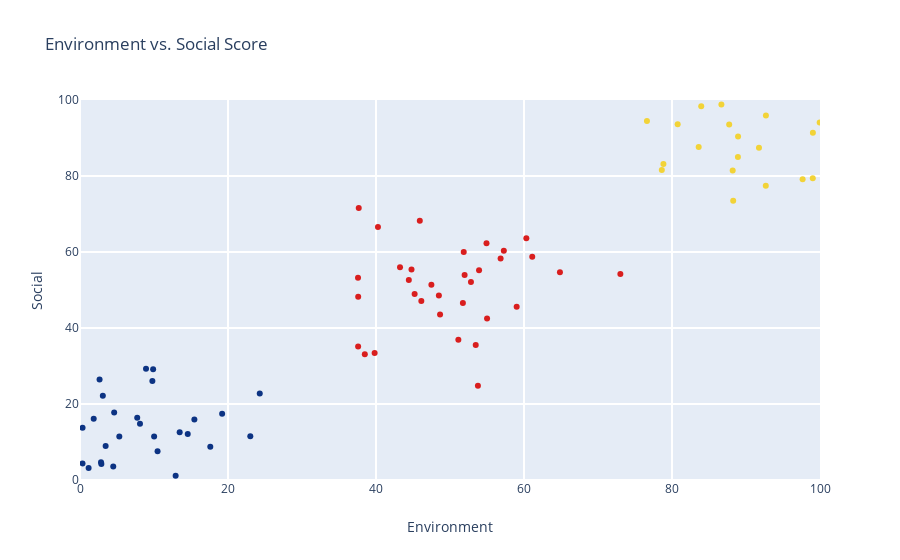

This figure's notebook cell:
### Markdown cell above
### K-Means Clustering with Interactive Visualization: 

Here - we demonstrate the findings of the K-means unsupervised learning method. The algorithm successfully identified 3 groups, which represent the ESG "Underperformers", "Average Performars" and "Over Performers". The findings of this algorithm are data dependent, so it has yet to be determined if the same results will arise on the real data set. 

The insights of unsupervised learning allow users to find mathematical structure in the data. By looking at this, a company would be able to see a more robust representation of their ESG performance against their peers. While the visualization is simple, it demonstrates that there is a _material_ effect on sustainalytics rankings on a given company's perception in the public.

### Code cell
features = ['Environment', 'Social', 'Governance']

k_means_model = skc.KMeans(n_clusters=3)
k_means_model.fit(df[features])
centroids = k_means_model.cluster_centers_

# Create traces

trace0 = go.Scatter(
    x = df['Environment'],
    y = df['Social'],
    text = df['Ticker'],
    mode = 'markers',
    name = 'markers', 
    marker = dict(
        color = k_means_model.labels_,
        colorscale='Portland',
    )
)

layout = go.Layout( 
    title = 'Environment vs. Social Score',
    hovermode = 'closest',
    xaxis= dict(
        title= 'Environment',
        ticklen= 5,
        zeroline=True,
        gridwidth= 2,
    ),
    yaxis=dict(
        title= 'Social',
        ticklen= 5,
        gridwidth= 2,
    ),

    
)

data = [trace0]

fig= go.Figure(data=data, layout=layout)
fig.update_xaxes(range=[0, 100])
fig.update_yaxes(range=[0, 100])

fig.show()

### Figure 1 — Plotly figure (JSON) as saved in the notebook; plotly's stock layout.template omitted (floating-point values rounded to 4 significant figures)
{"data": [{"marker": {"color": [0, 0, 2, 0, 1, 1, 1, 0, 1, 0, 2, 1, 1, 2, 0, 1, 0, 2, 2, 2, 1, 0, 2, 2, 1, 1, 0, 0, 1, 0, 2, 2, 2, 0, 2, 0, 1, 1, 2, 1, 1, 0, 0, 1, 0, 0, 0, 0, 1, 0, 1, 2, 0, 1, 2, 1, 0, 0, 0, 0, 1, 0, 2, 2, 2, 2, 0, 0, 2, 1, 2, 1, 2, 1, 2, 2, 1, 1, 2, 1, 2, 2, 0, 1, 2, 1, 1, 1, 1, 0, 0, 2, 2, 2, 0, 1, 0, 0, 2, 2], "colorscale": [[0, "rgb(12,51,131)"], [0.25, "rgb(10,136,186)"], [0.5, "rgb(242,211,56)"], [0.75, "rgb(242,143,56)"], [1, "rgb(217,30,30)"]]}, "mode": "markers", "name": "markers", "text": ["OENC", "SHBV", "CZUC", "DMOP", "YXQB", "TTCX", "VPHW", "KIQG", "VPWD", "CULI", "LXFS", "LUKG", "DRWB", "KMQH", "EVRJ", "FNVC", "WVQT", "UBVW", "MJIV", "FIUT", "WUOB", "LPUI", "LSDI", "NWKQ", "ZYIH", "NCWD", "TKZP", "UHIG", "NVKE", "RBSR", "XMQI", "LKOI", "MUMX", "JBBA", "PFEI", "ENAD", "VUWL", "SPPW", "BSXO", "OJZC", "QNAH", "SWQB", "AISW", "YFRO", "MCEA", "VKWS", "BRUX", "WSAG", "XHFJ", "OCMI", "ENGN", "QLDY", "JVOI", "LMTM", "RGGS", "KARA", "JMAN", "HUMO", "OJBG", "ISCM", "VIFT", "EMYN", "PNAX", "HYDT", "FBQS", "DYVU", "TDCB", "BOIN", "VFEP", "TMDG", "WAUJ", "KWUR", "MXKM", "CDKH", "XOON", "FGVN", "CBAK", "OZPU", "MZAZ", "JXLJ", "MHBN", "HYIB", "TMFL", "OEPA", "USBM", "YHUU", "AUYC", "YIPG", "LLIQ", "VTLK", "CRJY", "NLSC", "XLHT", "SIYX", "KRRS", "VGOF", "CEWZ", "FOAW", "MVXY", "LWCL"], "type": "scatter", "x": [-6.682, 4.494, 45.92, 3.087, 88.2, 99.96, 92.67, 4.618, 97.65, 9.883, 53.48, 110.2, 78.84, 52.83, 0.3409, 91.62, 5.313, 73.02, 37.67, 57.28, 94.46, 2.886, 44.8, 61.11, 97.89, 99.02, 8.107, 20.13, 88.27, 14.56, 51.86, 46.13, 53.77, 6.265, 56.84, 13.47, 95.64, 99.04, 59.01, 88.91, 110.3, 23.01, 9.782, 103.2, 15.45, 2.842, -5.32, 1.853, 96.43, 8.923, 86.68, 37.57, 3.296, 87.73, 43.25, 71.29, -7.073, 2.644, 22.09, 12.93, 69.45, 19.21, 37.59, 45.22, 47.49, 44.44, 24.29, 10.02, 48.66, 80.77, 48.49, 88.93, 53.93, 92.26, 51.74, 51.97, 104.2, 91.75, 54.93, 92.69, 40.26, 55.01, 3.466, 101.4, 51.13, 76.61, 83.95, 73.8, 83.61, 1.165, 0.3464, 39.81, 37.59, 60.32, 7.733, 78.62, 17.61, 10.48, 38.49, 64.86], "y": [2.824, 3.525, 68.2, 22.14, 81.48, 94.07, 77.46, 17.74, 79.13, 29.16, 35.5, 100.8, 83.13, 52.1, 4.357, 108.1, 11.43, 54.22, 71.55, 60.36, 107.0, 4.22, 55.37, 58.74, 105.3, 79.39, 14.78, -5.909, 73.48, 12.12, 59.98, 47.09, 24.78, -5.048, 58.26, 12.54, 106.6, 91.4, 45.6, 85.01, 79.54, 11.51, 26.07, 81.22, 15.89, 4.661, -0.04238, 16.12, 107.8, 29.28, 98.83, 53.24, -11.38, 93.53, 55.97, 103.3, 7.081, 26.43, -3.775, 1.149, 111.1, 17.44, 48.22, 48.92, 51.39, 52.6, 22.74, 11.47, 43.55, 93.62, 48.58, 90.41, 55.19, 113.0, 46.57, 53.98, 85.13, 87.41, 62.31, 95.93, 66.59, 42.47, 8.962, 103.5, 36.9, 94.49, 98.37, 106.7, 87.61, 3.16, 13.72, 33.39, 35.14, 63.65, 16.36, 81.6, 8.761, 7.577, 33.11, 54.68]}], "layout": {"hovermode": "closest", "title": {"text": "Environment vs. Social Score"}, "xaxis": {"gridwidth": 2, "range": [0, 100], "ticklen": 5, "title": {"text": "Environment"}, "zeroline": true}, "yaxis": {"gridwidth": 2, "range": [0, 100], "ticklen": 5, "title": {"text": "Social"}}}}
